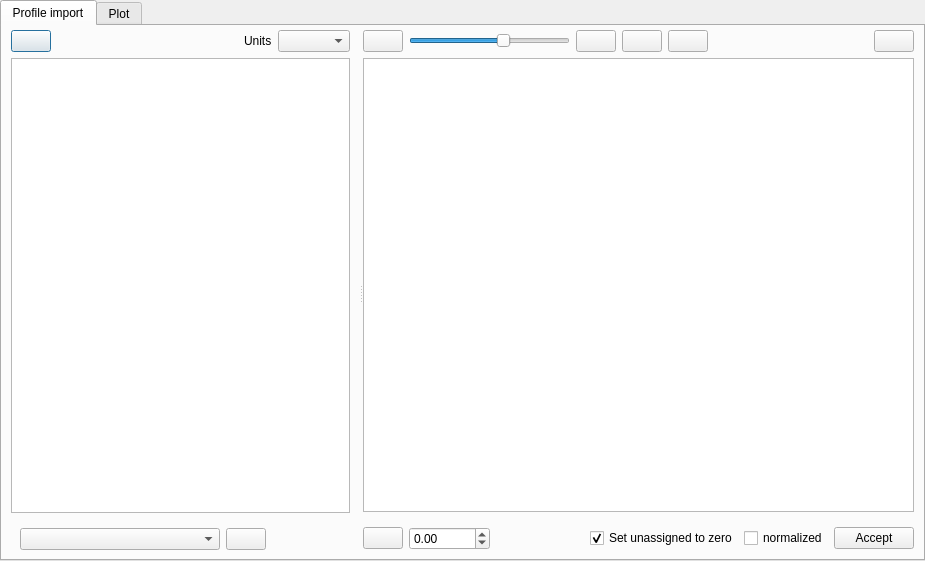
<?xml version="1.0" encoding="UTF-8"?>
<ui version="4.0">
 <class>Dialog</class>
 <widget class="QDialog" name="Dialog">
  <property name="geometry">
   <rect>
    <x>0</x>
    <y>0</y>
    <width>925</width>
    <height>561</height>
   </rect>
  </property>
  <property name="windowTitle">
   <string>Dialog</string>
  </property>
  <layout class="QVBoxLayout" name="verticalLayout">
   <property name="leftMargin">
    <number>0</number>
   </property>
   <property name="topMargin">
    <number>0</number>
   </property>
   <property name="rightMargin">
    <number>0</number>
   </property>
   <property name="bottomMargin">
    <number>0</number>
   </property>
   <item>
    <widget class="QTabWidget" name="tabWidget">
     <property name="currentIndex">
      <number>0</number>
     </property>
     <widget class="QWidget" name="tab">
      <attribute name="title">
       <string>Profile import</string>
      </attribute>
      <attribute name="toolTip">
       <string>Import data from data files (like .csv or .xlsx)</string>
      </attribute>
      <layout class="QHBoxLayout" name="horizontalLayout_2">
       <property name="leftMargin">
        <number>0</number>
       </property>
       <property name="topMargin">
        <number>0</number>
       </property>
       <property name="rightMargin">
        <number>0</number>
       </property>
       <property name="bottomMargin">
        <number>0</number>
       </property>
       <item>
        <widget class="QSplitter" name="splitter">
         <property name="orientation">
          <enum>Qt::Horizontal</enum>
         </property>
         <widget class="QFrame" name="frame_4">
          <property name="frameShape">
           <enum>QFrame::NoFrame</enum>
          </property>
          <property name="frameShadow">
           <enum>QFrame::Raised</enum>
          </property>
          <layout class="QVBoxLayout" name="verticalLayout_5">
           <property name="topMargin">
            <number>0</number>
           </property>
           <property name="bottomMargin">
            <number>0</number>
           </property>
           <item>
            <widget class="QFrame" name="frame">
             <property name="maximumSize">
              <size>
               <width>16777215</width>
               <height>40</height>
              </size>
             </property>
             <property name="frameShape">
              <enum>QFrame::NoFrame</enum>
             </property>
             <property name="frameShadow">
              <enum>QFrame::Raised</enum>
             </property>
             <layout class="QHBoxLayout" name="horizontalLayout_5">
              <property name="leftMargin">
               <number>0</number>
              </property>
              <property name="topMargin">
               <number>4</number>
              </property>
              <property name="rightMargin">
               <number>0</number>
              </property>
              <property name="bottomMargin">
               <number>0</number>
              </property>
              <item>
               <widget class="QPushButton" name="open_button">
                <property name="toolTip">
                 <string>Import file</string>
                </property>
                <property name="text">
                 <string/>
                </property>
                <property name="icon">
                 <iconset resource="icons.qrc">
                  <normaloff>:/Icons/icons/import_profiles.svg</normaloff>:/Icons/icons/import_profiles.svg</iconset>
                </property>
               </widget>
              </item>
              <item>
               <spacer name="horizontalSpacer_2">
                <property name="orientation">
                 <enum>Qt::Horizontal</enum>
                </property>
                <property name="sizeHint" stdset="0">
                 <size>
                  <width>40</width>
                  <height>20</height>
                 </size>
                </property>
               </spacer>
              </item>
              <item>
               <widget class="QLabel" name="label_5">
                <property name="text">
                 <string>Units</string>
                </property>
               </widget>
              </item>
              <item>
               <widget class="QComboBox" name="units_combobox"/>
              </item>
             </layout>
            </widget>
           </item>
           <item>
            <widget class="QListView" name="sources_list"/>
           </item>
           <item>
            <widget class="QFrame" name="frame_2">
             <property name="frameShape">
              <enum>QFrame::NoFrame</enum>
             </property>
             <property name="frameShadow">
              <enum>QFrame::Raised</enum>
             </property>
             <layout class="QHBoxLayout" name="horizontalLayout_3">
              <item>
               <widget class="QComboBox" name="nameTransformationComboBox">
                <property name="minimumSize">
                 <size>
                  <width>200</width>
                  <height>0</height>
                 </size>
                </property>
               </widget>
              </item>
              <item>
               <widget class="QPushButton" name="transformNamesPushButton">
                <property name="toolTip">
                 <string>Transform the input profile names</string>
                </property>
                <property name="text">
                 <string/>
                </property>
                <property name="icon">
                 <iconset resource="icons.qrc">
                  <normaloff>:/Icons/icons/transform.svg</normaloff>:/Icons/icons/transform.svg</iconset>
                </property>
               </widget>
              </item>
              <item>
               <spacer name="horizontalSpacer">
                <property name="orientation">
                 <enum>Qt::Horizontal</enum>
                </property>
                <property name="sizeHint" stdset="0">
                 <size>
                  <width>40</width>
                  <height>20</height>
                 </size>
                </property>
               </spacer>
              </item>
             </layout>
            </widget>
           </item>
          </layout>
         </widget>
         <widget class="QFrame" name="frame_6">
          <property name="frameShape">
           <enum>QFrame::NoFrame</enum>
          </property>
          <property name="frameShadow">
           <enum>QFrame::Raised</enum>
          </property>
          <layout class="QVBoxLayout" name="verticalLayout_3">
           <property name="leftMargin">
            <number>0</number>
           </property>
           <property name="topMargin">
            <number>0</number>
           </property>
           <property name="rightMargin">
            <number>9</number>
           </property>
           <item>
            <widget class="QFrame" name="frame_10">
             <property name="maximumSize">
              <size>
               <width>16777215</width>
               <height>40</height>
              </size>
             </property>
             <property name="frameShape">
              <enum>QFrame::NoFrame</enum>
             </property>
             <property name="frameShadow">
              <enum>QFrame::Raised</enum>
             </property>
             <layout class="QHBoxLayout" name="horizontalLayout_7">
              <property name="leftMargin">
               <number>0</number>
              </property>
              <property name="topMargin">
               <number>4</number>
              </property>
              <property name="rightMargin">
               <number>0</number>
              </property>
              <property name="bottomMargin">
               <number>0</number>
              </property>
              <item>
               <widget class="QPushButton" name="autolink_button">
                <property name="toolTip">
                 <string>Automatic link profiles to objects based on their name</string>
                </property>
                <property name="text">
                 <string/>
                </property>
                <property name="icon">
                 <iconset resource="icons.qrc">
                  <normaloff>:/Icons/icons/auto-link.svg</normaloff>:/Icons/icons/auto-link.svg</iconset>
                </property>
               </widget>
              </item>
              <item>
               <widget class="QSlider" name="autolink_slider">
                <property name="toolTip">
                 <string>Auto-link string simmilarity</string>
                </property>
                <property name="minimum">
                 <number>1</number>
                </property>
                <property name="maximum">
                 <number>100</number>
                </property>
                <property name="value">
                 <number>60</number>
                </property>
                <property name="orientation">
                 <enum>Qt::Horizontal</enum>
                </property>
               </widget>
              </item>
              <item>
               <widget class="QPushButton" name="rnd_link_pushButton">
                <property name="toolTip">
                 <string>Random-link profiles and objects</string>
                </property>
                <property name="text">
                 <string/>
                </property>
                <property name="icon">
                 <iconset resource="icons.qrc">
                  <normaloff>:/Icons/icons/auto-link-rnd.svg</normaloff>:/Icons/icons/auto-link-rnd.svg</iconset>
                </property>
               </widget>
              </item>
              <item>
               <widget class="QPushButton" name="assign_to_all_pushButton">
                <property name="toolTip">
                 <string>Assign profile to all objects</string>
                </property>
                <property name="text">
                 <string/>
                </property>
                <property name="icon">
                 <iconset resource="icons.qrc">
                  <normaloff>:/Icons/icons/link-to-all.svg</normaloff>:/Icons/icons/link-to-all.svg</iconset>
                </property>
               </widget>
              </item>
              <item>
               <widget class="QPushButton" name="assign_to_selection_pushButton">
                <property name="toolTip">
                 <string>Assign profile to object selection</string>
                </property>
                <property name="text">
                 <string/>
                </property>
                <property name="icon">
                 <iconset resource="icons.qrc">
                  <normaloff>:/Icons/icons/link-to-selection.svg</normaloff>:/Icons/icons/link-to-selection.svg</iconset>
                </property>
               </widget>
              </item>
              <item>
               <spacer name="horizontalSpacer_4">
                <property name="orientation">
                 <enum>Qt::Horizontal</enum>
                </property>
                <property name="sizeHint" stdset="0">
                 <size>
                  <width>40</width>
                  <height>20</height>
                 </size>
                </property>
               </spacer>
              </item>
              <item>
               <widget class="QPushButton" name="clear_selection_button">
                <property name="toolTip">
                 <string>Clear selection</string>
                </property>
                <property name="text">
                 <string/>
                </property>
                <property name="icon">
                 <iconset resource="icons.qrc">
                  <normaloff>:/Icons/icons/delete.svg</normaloff>:/Icons/icons/delete.svg</iconset>
                </property>
               </widget>
              </item>
             </layout>
            </widget>
           </item>
           <item>
            <widget class="QTableView" name="assignation_table"/>
           </item>
           <item>
            <widget class="QFrame" name="frame_9">
             <property name="frameShape">
              <enum>QFrame::NoFrame</enum>
             </property>
             <property name="frameShadow">
              <enum>QFrame::Raised</enum>
             </property>
             <layout class="QGridLayout" name="gridLayout">
              <property name="leftMargin">
               <number>0</number>
              </property>
              <property name="rightMargin">
               <number>0</number>
              </property>
              <property name="bottomMargin">
               <number>0</number>
              </property>
              <item row="0" column="0">
               <widget class="QPushButton" name="set_multiplier_button">
                <property name="toolTip">
                 <string>Set multiplier</string>
                </property>
                <property name="text">
                 <string/>
                </property>
                <property name="icon">
                 <iconset resource="icons.qrc">
                  <normaloff>:/Icons/icons/multiply.svg</normaloff>:/Icons/icons/multiply.svg</iconset>
                </property>
               </widget>
              </item>
              <item row="0" column="5">
               <widget class="QCheckBox" name="normalized_checkBox">
                <property name="toolTip">
                 <string>Check if you want the profiles to be normalized on the base object property</string>
                </property>
                <property name="text">
                 <string>normalized</string>
                </property>
               </widget>
              </item>
              <item row="0" column="1">
               <widget class="QDoubleSpinBox" name="multSpinBox">
                <property name="minimum">
                 <double>-99999.000000000000000</double>
                </property>
                <property name="maximum">
                 <double>99999.000000000000000</double>
                </property>
               </widget>
              </item>
              <item row="0" column="6">
               <widget class="QPushButton" name="doit_button">
                <property name="toolTip">
                 <string>Do it!</string>
                </property>
                <property name="statusTip">
                 <string/>
                </property>
                <property name="text">
                 <string>Accept</string>
                </property>
                <property name="icon">
                 <iconset resource="icons.qrc">
                  <normaloff>:/Icons/icons/gear.svg</normaloff>:/Icons/icons/gear.svg</iconset>
                </property>
               </widget>
              </item>
              <item row="0" column="3">
               <spacer name="horizontalSpacer_3">
                <property name="orientation">
                 <enum>Qt::Horizontal</enum>
                </property>
                <property name="sizeHint" stdset="0">
                 <size>
                  <width>40</width>
                  <height>20</height>
                 </size>
                </property>
               </spacer>
              </item>
              <item row="0" column="4">
               <widget class="QCheckBox" name="setUnassignedToZeroCheckBox">
                <property name="statusTip">
                 <string>The profiles for the unassigned objects are set to zero, otherwise they are not set and they remain the default value form the snapshot</string>
                </property>
                <property name="text">
                 <string>Set unassigned to zero</string>
                </property>
                <property name="checked">
                 <bool>true</bool>
                </property>
               </widget>
              </item>
             </layout>
            </widget>
           </item>
          </layout>
         </widget>
        </widget>
       </item>
      </layout>
     </widget>
     <widget class="QWidget" name="tab_2">
      <attribute name="title">
       <string>Plot</string>
      </attribute>
      <layout class="QHBoxLayout" name="horizontalLayout_4">
       <item>
        <widget class="QSplitter" name="splitter_3">
         <property name="orientation">
          <enum>Qt::Horizontal</enum>
         </property>
         <widget class="QFrame" name="frame_8">
          <property name="frameShape">
           <enum>QFrame::NoFrame</enum>
          </property>
          <property name="frameShadow">
           <enum>QFrame::Raised</enum>
          </property>
          <layout class="QVBoxLayout" name="verticalLayout_7">
           <property name="topMargin">
            <number>0</number>
           </property>
           <item>
            <widget class="QTableView" name="tableView"/>
           </item>
          </layout>
         </widget>
         <widget class="QFrame" name="PlotFrame">
          <property name="frameShape">
           <enum>QFrame::NoFrame</enum>
          </property>
          <property name="frameShadow">
           <enum>QFrame::Raised</enum>
          </property>
          <layout class="QHBoxLayout" name="horizontalLayout">
           <item>
            <widget class="MatplotlibWidget" name="plotwidget" native="true"/>
           </item>
          </layout>
         </widget>
        </widget>
       </item>
      </layout>
     </widget>
    </widget>
   </item>
  </layout>
 </widget>
 <customwidgets>
  <customwidget>
   <class>MatplotlibWidget</class>
   <extends>QWidget</extends>
   <header>.matplotlibwidget</header>
   <container>1</container>
  </customwidget>
 </customwidgets>
 <resources>
  <include location="icons.qrc"/>
 </resources>
 <connections/>
</ui>
